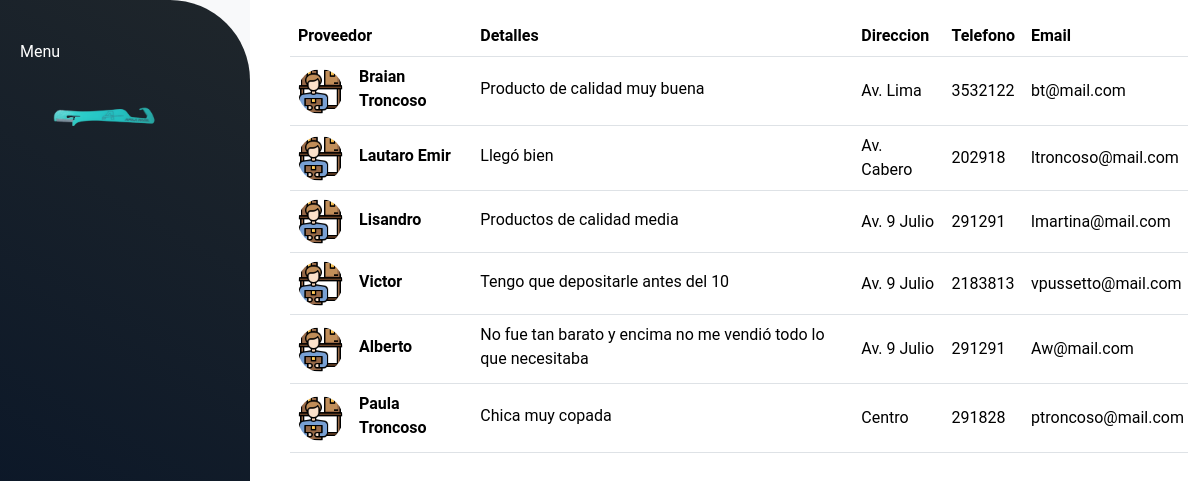
/proveedores/, run on an earlier commit of the app's database.
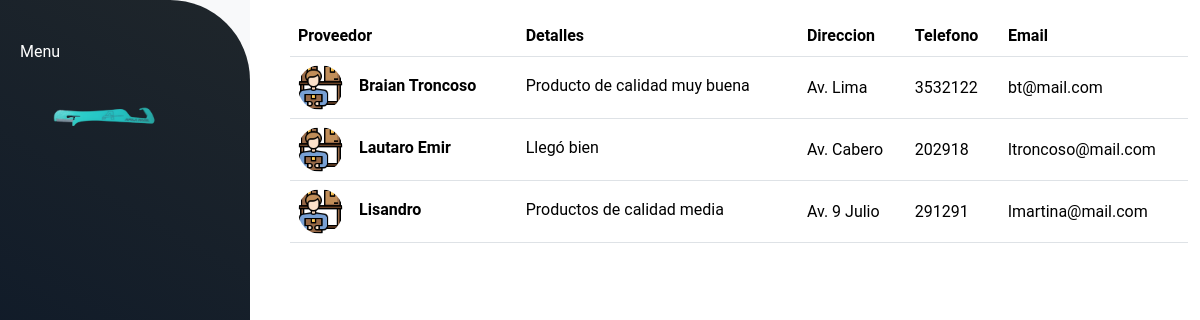
And on a later commit of the database.
### proveedores/models.py (models this page shows, shortened)
class Proveedores(models.Model):
    nombre = models.CharField(max_length=50)
    detalle = models.CharField(max_length=200, blank=True)
    direccion = models.CharField(max_length=100)
    telefono = models.IntegerField(null=True, blank=True)
    email = models.CharField(max_length=100)
    imagen = models.TextField(null=True, blank=True)
    def get_imagen_url(self):
        if self.imagen:
            return f"/static/img/{self.imagen}"
        else:
            return "/static/img/proveedor.png"
    class Meta:
        db_table = 'proveedores'
        verbose_name = "Proveedores"

### proveedores/views.py (the view)
# urls.py: path('', views.mostrar_proveedores, name='proveedores'),
def mostrar_proveedores(request):
    proveedores = Proveedores.objects.all()
    return render(request,'proveedores.html',{'proveedores': proveedores, 'mensaje': "No hay Proveedores"})

### proveedores/templates/proveedores.html (shortened to what this page needs)
{% extends "materias_primas/layout.html" %}
{% load static %}
{% block content %}
{% if proveedores%}
<div class="container" id="altura">
    <table class="table align-middle mb-0 bg-white m-3 mb-5" >
        <thead class="bg-light">
        <tr>
            <th>Proveedor</th>
            <th>Detalles</th>
            <th>Direccion</th>
            <th>Telefono</th>
            <th>Email</th>
        </tr>
        </thead>
        <tbody>
        {% for proveedor in proveedores %}
            <tr>
                <td>
                <div class="d-flex align-items-center" >
                    <img
                        src="{{ proveedor.get_imagen_url }}"
                        alt="NO-IMG"
                        style="width: 45px; height: 45px"
                        class="rounded-circle"
                        />
                    <div class="ms-3">
                    <p class="fw-bold mb-1 ml-2">{{proveedor.nombre}}</p>
                    </div>
                </div>
                </td>
                <td>
                <p class="fw-normal mb-1">{{ proveedor.detalle }}</p>
                </td>
                <td>{{ proveedor.direccion }}</td>
                <td>{{ proveedor.telefono }}</td>
                <td>{{ proveedor.email }}</td>
            </tr>
        {%endfor%}
        </tbody>
    </table>
{%else%}
    <h5 class="fw-normal mb-1" style="color:red">NO HAY PROVEEDORES DISPONIBLES</h5>
{%endif%}
</div>
{% endblock %}

### materias_primas/templates/materias_primas/layout.html (shortened to what this page needs)
{% load static %}
<!DOCTYPE html>
<html lang="en">
<head>
    <link rel="stylesheet" href="{% static 'style.css' %}">
    <link href="https://cdn.jsdelivr.net/npm/bootstrap@5.3.1/dist/css/bootstrap.min.css" rel="stylesheet">
</head>
<body>
    <div class="d-flex" id="wrapper">
        <div class="bg-light border-right" id="sidebar-wrapper">
            <div class="list-group list-group-flush">
                {% include "materias_primas/nav.html"%}
            </div>
        </div>
            <div class="container-fluid">
                {% block content %}
                {% endblock %}
            </div>
        </div>
</body>
</html>

### materias_primas/templates/materias_primas/nav.html (shortened to what this page needs)
{% load static %}
{% block content %}
<aside>
    <p> Menu <a href="#">
        <img src="{% static 'img/logo.jpeg' %}" height="80" alt="Logo Afila Facil" loading="lazy" />
    </a></p>
{% endblock %}

### static/style.css (style rules this page uses)
body { font-family: 'Roboto' !important; width: 100% !important; height: 100vh !important; margin: 0; }
aside { color: #fff; width: 250px; padding-left: 20px; height: 100vh; background-image: linear-gradient(30deg , #031127, #1f262b); border-top-right-radius: 80px; }
aside a { font-size: 13px; color: #fff; display: block; padding: 12px; padding-left: 30px; text-decoration: none; -webkit-tap-highlight-color:transparent; }
aside p { margin: 0; padding: 40px 0; }
#altura { max-height: 100vh !important; overflow-y: auto !important; }

What changed in the data, as far as the page shows it:
removed Proveedores: nombre "Victor", detalle "Tengo que depositarle antes del 10", direccion "Av. 9 Julio", telefono "2183813", email "vpussetto@mail.com"
removed Proveedores: nombre "Alberto", detalle "No fue tan barato y encima no me vendió todo lo que necesitaba", direccion "Av. 9 Julio", telefono "291291", email "Aw@mail.com"
removed Proveedores: nombre "Paula Troncoso", detalle "Chica muy copada", direccion "Centro", telefono "291828", email "ptroncoso@mail.com"
